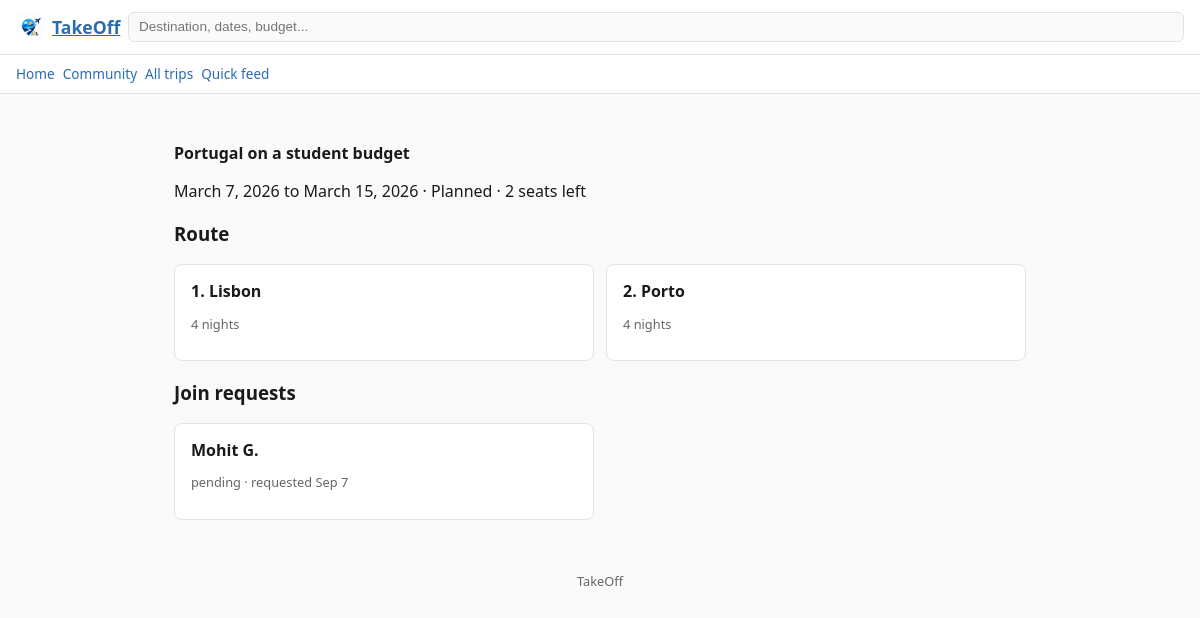
The page /trips/51/ on the database its author committed.
### trips/models.py (models this page shows, shortened)
class Trip(models.Model):
    PRIVATE = "private"
    PUBLIC = "public"
    VISIBILITY_CHOICES = [
        (PRIVATE, "Private (only me)"),
        (PUBLIC, "Public (open to join requests)"),
    ]
    DRAFT = "draft"
    PLANNED = "planned"
    COMPLETED = "completed"
    STATUS_CHOICES = [
        (DRAFT, "Draft"),
        (PLANNED, "Planned"),
        (COMPLETED, "Completed"),
    ]
    trip_id = models.AutoField(primary_key=True)
    owner = models.ForeignKey(
        Traveler,
        on_delete=models.CASCADE,
        related_name="trips",
    )
    title = models.CharField(max_length=100)               # e.g. "Northern Italy by rail"
    start_date = models.DateField()
    end_date = models.DateField()
    budget_min_usd = models.DecimalField(max_digits=9, decimal_places=2, default=0)
    budget_max_usd = models.DecimalField(max_digits=9, decimal_places=2, default=0)
    group_size = models.PositiveSmallIntegerField(default=1)
    seats_open = models.PositiveSmallIntegerField(
        default=0,
        help_text="How many companions the poster will still accept. 0 = closed.",
    )
    visibility = models.CharField(max_length=10, choices=VISIBILITY_CHOICES, default=PRIVATE)
    status = models.CharField(max_length=10, choices=STATUS_CHOICES, default=DRAFT)
    created_at = models.DateTimeField(auto_now_add=True)
    companions = models.ManyToManyField(
        Traveler,
        through="JoinRequest",
        related_name="joined_trips",
        blank=True,
    )
    class Meta:
        ordering = ["start_date", "title"]
        constraints = [
            models.UniqueConstraint(
                fields=["owner", "title", "start_date"],
                name="uniq_trip_title_per_owner_per_start",
            ),
            models.CheckConstraint(
                condition=models.Q(end_date__gte=models.F("start_date")),
                name="trip_end_date_after_start_date",
            ),
        ]

class TripStop(models.Model):
    stop_id = models.AutoField(primary_key=True)
    trip = models.ForeignKey(
        Trip,
        on_delete=models.CASCADE,
        related_name="stops",
    )
    destination = models.ForeignKey(
        Destination,
        on_delete=models.PROTECT,
        related_name="stops",
    )
    position = models.PositiveSmallIntegerField(
        help_text="1-based order of this city within the route.",
    )
    nights = models.PositiveSmallIntegerField(default=1)
    notes = models.CharField(max_length=200, blank=True, default="")
    class Meta:
        ordering = ["trip", "position"]
        constraints = [
            models.UniqueConstraint(
                fields=["trip", "position"],
                name="uniq_stop_position_per_trip",
            ),
            models.UniqueConstraint(
                fields=["trip", "destination"],
                name="uniq_destination_per_trip",
            ),
        ]

class Destination(models.Model):
    destination_id = models.AutoField(primary_key=True)
    name = models.CharField(max_length=80)                 # e.g. "Florence"
    country = models.CharField(max_length=60)              # e.g. "Italy"
    iata_code = models.CharField(
        max_length=3,
        blank=True,
        default="",
        help_text="Primary airport code, e.g. FLR. Blank if the city has no airport.",
    )
    timezone = models.CharField(max_length=40, default="UTC")
    avg_daily_cost_usd = models.DecimalField(
        max_digits=7,
        decimal_places=2,
        default=0,
        help_text="Rough per-person daily spend, used to sanity-check trip budgets.",
    )
    class Meta:
        ordering = ["country", "name"]
        constraints = [
            models.UniqueConstraint(
                fields=["name", "country"],
                name="uniq_destination_name_per_country",
            )
        ]

class JoinRequest(models.Model):
    PENDING = "pending"
    ACCEPTED = "accepted"
    DECLINED = "declined"
    STATUS_CHOICES = [
        (PENDING, "Pending"),
        (ACCEPTED, "Accepted"),
        (DECLINED, "Declined"),
    ]
    request_id = models.AutoField(primary_key=True)
    trip = models.ForeignKey(
        Trip,
        on_delete=models.CASCADE,
        related_name="join_requests",
    )
    requester = models.ForeignKey(
        Traveler,
        on_delete=models.CASCADE,
        related_name="join_requests",
    )
    status = models.CharField(max_length=10, choices=STATUS_CHOICES, default=PENDING)
    message = models.CharField(max_length=300, blank=True, default="")
    requested_at = models.DateTimeField(auto_now_add=True)
    class Meta:
        ordering = ["-requested_at", "requester"]
        constraints = [
            models.UniqueConstraint(
                fields=["trip", "requester"],
                name="uniq_join_request_per_trip_per_traveler",
            )
        ]

class Traveler(models.Model):
    traveler_id = models.AutoField(primary_key=True)
    user = models.OneToOneField(
        settings.AUTH_USER_MODEL,
        on_delete=models.CASCADE,
        related_name="traveler",
    )
    display_name = models.CharField(max_length=60)
    bio = models.CharField(max_length=200, blank=True, default="")
    home_city = models.ForeignKey(
        Destination,
        on_delete=models.SET_NULL,
        null=True,
        blank=True,
        related_name="residents",
    )
    is_domain_verified = models.BooleanField(
        default=False,
        help_text="True when the account email is on a verified .edu / company domain.",
    )
    joined_on = models.DateField(auto_now_add=True)
    class Meta:
        ordering = ["display_name"]

### trips/views.py (the view)
# urls.py: path("trips/<int:pk>/", views.TripDetailView.as_view(), name="trip-detail"),
class TripDetailView(View):
    def get(self, request, pk):
        trip = get_object_or_404(Trip, pk=pk)
        stops = trip.stops.all()
        join_requests = trip.join_requests.all()
        return render(
            request,
            'trips/trip_detail.html',
            {'trip': trip, 'stops': stops, 'join_requests': join_requests},
        )

### templates/trips/trip_detail.html (shortened to what this page needs)
{% extends "trips/base.html" %}
{% block content %}
  <h2 class="section-title">{{ trip.title }}</h2>
  <p class="meta">{{ trip.start_date }} to {{ trip.end_date }} &middot; {{ trip.get_status_display }}
     &middot; {{ trip.seats_open }} seat{{ trip.seats_open|pluralize }} left</p>
  <h3 class="section-title">Route</h3>
  <div class="trip-grid">
    {% for stop in stops %}
      <div class="trip-card">
        <p class="title">{{ forloop.counter }}. {{ stop.destination.name }}</p>
        <p class="meta">{{ stop.nights }} night{{ stop.nights|pluralize }}{% if stop.notes %} &middot; {{ stop.notes }}{% endif %}</p>
      </div>
    {% empty %}
      <p class="empty-note">No stops added to this trip yet.</p>
    {% endfor %}
  </div>
  <h3 class="section-title">Join requests</h3>
  <div class="trip-grid">
    {% for jr in join_requests %}
      <div class="trip-card">
        <p class="title">{{ jr.requester.display_name }}</p>
        <p class="meta">{{ jr.status }} &middot; requested {{ jr.requested_at|date:"M j" }}</p>
      </div>
    {% empty %}
      <p class="empty-note">No join requests yet.</p>
    {% endfor %}
  </div>
{% endblock %}

### templates/trips/base.html (style rules this page uses)
:root { --color-bg: #fafafa; --color-surface: #fff; --color-text: #1a1a1a; --color-primary: #2b6cb0; --color-border: #e2e2e2; --color-muted: #666; --color-community: #f0e6d2; }
* { box-sizing: border-box; }
body { margin: 0; font-family: system-ui, -apple-system, "Segoe UI", sans-serif; background: var(--color-bg); color: var(--color-text); }
h2.section-title { font-size: 1rem; margin: 1.5rem 0 .5rem; }
.trip-grid { display: grid; grid-template-columns: 1fr; gap: .75rem; }
.trip-card { display: block; padding: .9rem 1rem; background: var(--color-surface); border: 1px solid var(--color-border); border-radius: 8px; text-decoration: none; color: var(--color-text); }
.trip-card .title { font-weight: 600; margin: 0 0 .2rem; }
.trip-card .meta { font-size: .8rem; color: var(--color-muted); }
@media (min-width: 640px) { .trip-grid { grid-template-columns: 1fr 1fr; } }

### rows shown on the page
Trip: title "Portugal on a student budget", start_date "March 7, 2026", end_date "March 15, 2026", status "Planned", seats_open "2"
TripStop: destination.name "Lisbon", nights "4"
TripStop: destination.name "Porto", nights "4"
JoinRequest: requester.display_name "Mohit G.", status "pending", requested_at "Sep 7"
